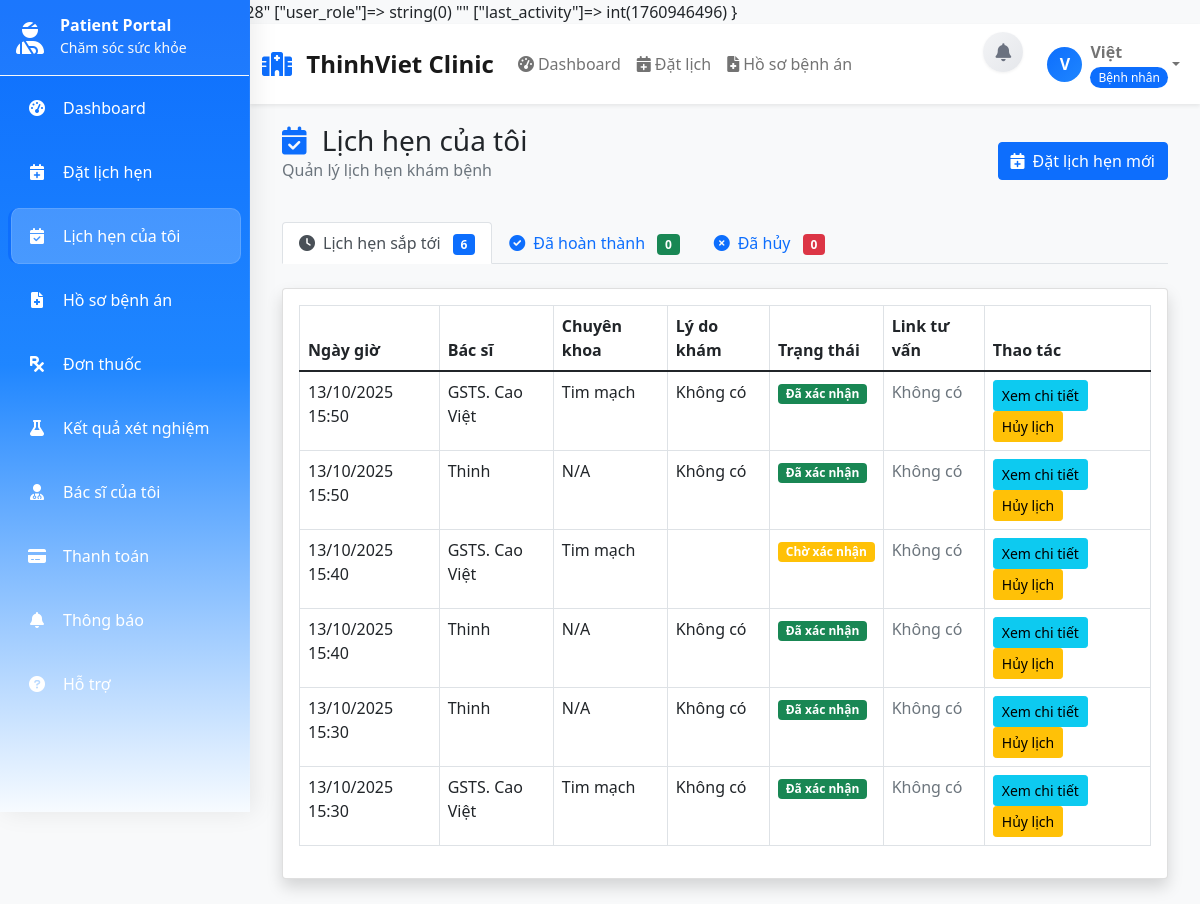
Before: /patient_appointments (signed in) with the older database file.
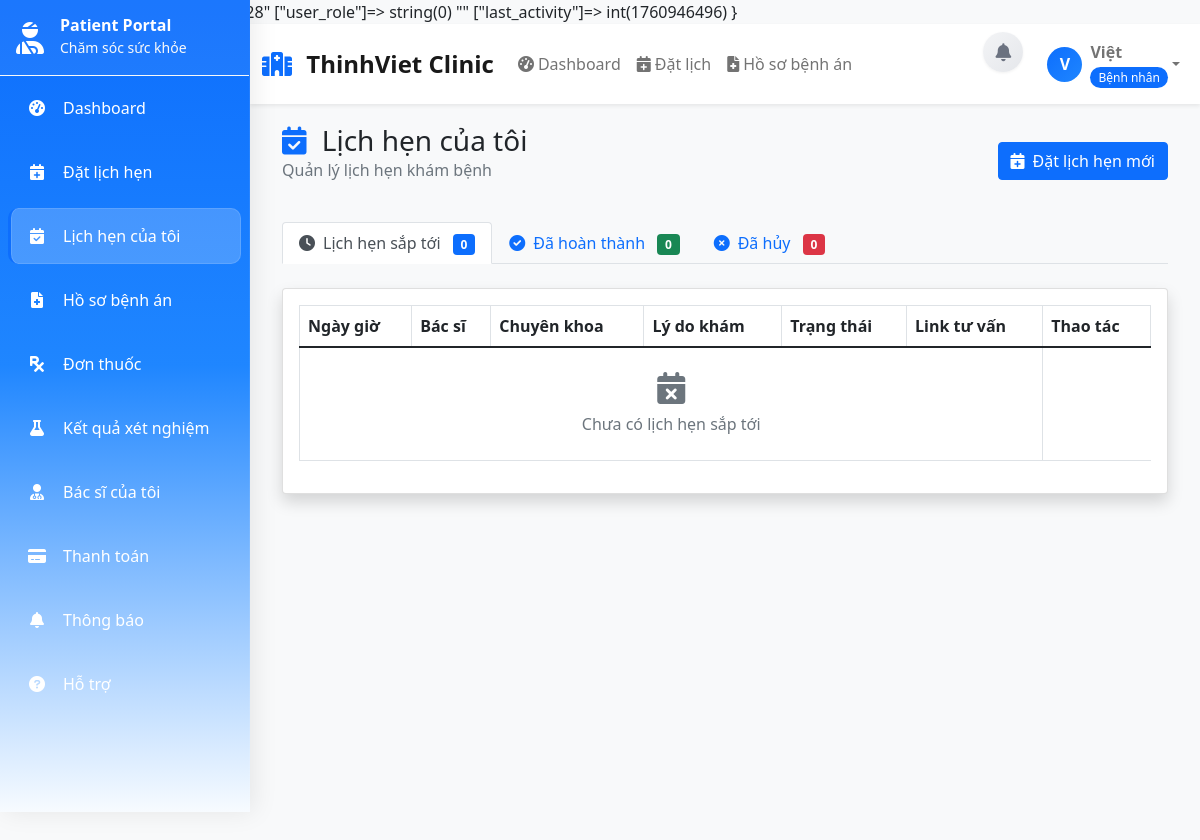
After: the same page with the newer database file.
### tables this page shows
CREATE TABLE `benh_nhan` (
  `id` int(11) NOT NULL,
  `ten` varchar(255) NOT NULL,
  `email` varchar(255) NOT NULL,
  `mat_khau` varchar(255) NOT NULL,
  `so_dien_thoai` varchar(20) DEFAULT NULL,
  `phone_verified` tinyint(1) NOT NULL DEFAULT 0,
  `bao_hiem_y_te` varchar(50) DEFAULT NULL,
  `bao_hiem_y_te_id` int(11) DEFAULT NULL,
  `ngay_sinh` date DEFAULT NULL,
  `gioi_tinh` enum('Nam','Nu','Khac') DEFAULT NULL,
  `dia_chi` text DEFAULT NULL,
  `nhom_mau` enum('A+','A-','B+','B-','AB+','AB-','O+','O-') DEFAULT NULL,
  `ngay_tao` timestamp NOT NULL DEFAULT current_timestamp(),
  `ngay_cap_nhat` timestamp NOT NULL DEFAULT current_timestamp() ON UPDATE current_timestamp(),
  `ma_benh_nhan` varchar(20) DEFAULT NULL
);

CREATE TABLE `lich_hen` (
  `id` int(11) NOT NULL,
  `benh_nhan_id` int(11) NOT NULL,
  `bac_si_id` int(11) NOT NULL,
  `ngay_hen` date NOT NULL,
  `gio_hen` time NOT NULL,
  `ly_do` text DEFAULT NULL,
  `loai_lich` enum('Tư vấn','Trực tiếp','Tại nhà','Tại viện') NOT NULL DEFAULT 'Trực tiếp',
  `dia_chi_kham` varchar(255) DEFAULT NULL,
  `link_tu_van` varchar(255) DEFAULT NULL,
  `trang_thai` enum('Chờ xác nhận','Đã xác nhận','Đang khám','Hoàn thành','Đã khám xong','hủy') DEFAULT 'Chờ xác nhận',
  `ghi_chu` text DEFAULT NULL,
  `ngay_tao` timestamp NOT NULL DEFAULT current_timestamp(),
  `ngay_cap_nhat` timestamp NOT NULL DEFAULT current_timestamp() ON UPDATE current_timestamp()
);

CREATE TABLE `bac_si` (
  `id` int(11) NOT NULL,
  `ten` varchar(255) NOT NULL,
  `email` varchar(255) NOT NULL,
  `mat_khau` varchar(255) NOT NULL,
  `so_dien_thoai` varchar(20) DEFAULT NULL,
  `chuyen_khoa_id` int(11) DEFAULT NULL,
  `chuyen_khoa` varchar(100) DEFAULT NULL,
  `so_giay_phep` varchar(50) DEFAULT NULL,
  `so_nam_kinh_nghiem` int(11) DEFAULT 0,
  `ngay_tao` timestamp NOT NULL DEFAULT current_timestamp(),
  `ngay_cap_nhat` timestamp NOT NULL DEFAULT current_timestamp() ON UPDATE current_timestamp(),
  `hinh_anh` varchar(255) DEFAULT NULL
);

### Controllers/AppointmentController.php (called while the page is built, shortened)
<?php
require_once 'Models/Appointment.php';
require_once 'Models/Patient.php';
require_once 'Controllers/AuthController.php';
class AppointmentController
{
    private $appointmentModel;
    private $auth;
    public function __construct()
    {
        $this->appointmentModel = new Appointment();
        $this->auth = new AuthController();
    }
    public function patientAppointments()
    {
        $this->auth->requireAuth('patient');
        $patientId = $_SESSION['user_id'];
        $allAppointments = $this->appointmentModel->getByPatientId($patientId) ?: [];
        $upcomingAppointments = [];
        foreach ($allAppointments as $appointment) {
            switch ($appointment['trang_thai']) {
                case 'Chờ xác nhận':
                case 'Đã xác nhận':
                    $upcomingAppointments[] = $appointment;
                    break;
            }
        }
        include 'Views/patient/appointments.php';
    }
}

### config/database.php (called while the page is built, shortened)
<?php
class Database
{
    private $host;
    private $db_name;
    private $username;
    private $password;
    public function __construct()
    {
        $this->host = $_ENV['DB_HOST'] ?? getenv('DB_HOST') ?? 'localhost';
        $this->db_name = $_ENV['DB_NAME'] ?? getenv('DB_NAME') ?? 'hospital_management';
        $this->username = $_ENV['DB_USER'] ?? getenv('DB_USER') ?? 'root';
        $this->password = $_ENV['DB_PASS'] ?? getenv('DB_PASS') ?? '';
    }
    private function loadEnvFile()
    {
        $envFile = __DIR__ . '/../.env';
    }
    public function getConnection()
    {
        $this->conn = null;
        try {
            $this->conn = new PDO("mysql:host=" . $this->host . ";dbname=" . $this->db_name, $this->username, $this->password);
            $this->conn->exec("set names utf8");
            $this->conn->setAttribute(PDO::ATTR_ERRMODE, PDO::ERRMODE_EXCEPTION);
        } catch (PDOException $exception) {
            error_log("Database connection error: " . $exception->getMessage());
            echo "Database connection failed. Please try again later.";
        }
        return $this->conn;
    }
}

### Models/User.php (called while the page is built, shortened)
<?php
require_once 'config/database.php';
class User
{
    protected $conn;
    public function __construct()
    {
        $database = new Database();
        $this->conn = $database->getConnection();
    }
    public function getConnection()
    {
        return $this->conn;
    }
}

### Models/Appointment.php (called while the page is built, shortened)
<?php
require_once 'config/database.php';
require_once 'Models/User.php';
class Appointment extends User
{
    public function getByPatientId($patientId)
    {
        try {
            $sql = "SELECT
                lh.id,
                lh.ngay_hen,
                lh.gio_hen,
                lh.ly_do,
                lh.trang_thai,
                lh.ghi_chu,
                lh.loai_lich,
                lh.dia_chi_kham,
                lh.link_tu_van,
                lh.ngay_tao,
                lh.ngay_cap_nhat,
                bs.ten as ten_bac_si,
                bs.chuyen_khoa,
                bs.hinh_anh as avatar_bac_si,
                bs.so_nam_kinh_nghiem,
                bn.ten as ten_benh_nhan,
                bn.so_dien_thoai,
                bn.gioi_tinh
            FROM lich_hen lh
            JOIN bac_si bs ON lh.bac_si_id = bs.id
            JOIN benh_nhan bn ON lh.benh_nhan_id = bn.id
            WHERE bn.id = :patient_id
            ORDER BY lh.ngay_hen DESC, lh.gio_hen DESC";
            $stmt = $this->getConnection()->prepare($sql);
            $stmt->execute([':patient_id' => $patientId]);
            $result = $stmt->fetchAll(PDO::FETCH_ASSOC);
            return $result;
        } catch (PDOException $e) {
            error_log("Appointment getByPatientId error: " . $e->getMessage());
            return [];
        }
    }
}

### Controllers/AuthController.php (called while the page is built, shortened)
<?php
require_once 'Models/Patient.php';
class AuthController
{
    private function resolveUserByFallback($uid): ?array
    {
        try {
            require_once 'config/database.php';
            $db = new Database();
            $conn = $db->getConnection();
            $stmt = $conn->prepare('SELECT * FROM le_tan WHERE id = :id');
            $stmt->execute([':id' => $uid]);
            $r = $stmt->fetch(PDO::FETCH_ASSOC) ?: null;
        } catch (Exception $e) {
        }
        try {
            $pat = new Patient();
            if (method_exists($pat, 'getById')) {
                $p = $pat->getById($uid);
                if ($p) {
                    return ['role' => 'patient', 'name' => $p['ten'] ?? '', 'email' => $p['email'] ?? ''];
                }
            }
        } catch (Exception $e) {
        }
        return null;
    }
    public function resolveCurrentUserContext(): array
    {
        static $cached;
        if ($cached !== null) return $cached;
        $cached = ['id' => null, 'role' => '', 'name' => '', 'email' => '', 'chuyen_khoa_id' => null];
        $uid = $_SESSION['user_id'] ?? null;
        $cached['id'] = (int)$uid;
        $result = $this->resolveUserByFallback($uid);
        if ($result) {
            $cached = array_merge($cached, $result);
        }
        return $cached;
    }
    private function userHasRole(string $expected): bool
    {
        $ctx = $this->resolveCurrentUserContext();
        return $ctx['role'] === $expected;
    }
    public function requireAuth($role = null)
    {
        if ($role && !$this->userHasRole($role)) {
            header("Location: ./");
            exit();
        }
    }
}

### Models/Patient.php (called while the page is built, shortened)
<?php
require_once 'Models/User.php';
class Patient extends User
{
    public function __construct()
    {
        $this->table_name = "benh_nhan";
    }
    public function getById($id)
    {
        $query = "SELECT id, ten, email, so_dien_thoai, ngay_sinh, gioi_tinh, dia_chi, nhom_mau, mat_khau, ngay_tao, ngay_cap_nhat, bao_hiem_y_te, bao_hiem_y_te_id FROM " . $this->table_name . " WHERE id = :id";
        $stmt = $this->conn->prepare($query);
        $stmt->bindParam(":id", $id);
        $stmt->execute();
        return $stmt->fetch(PDO::FETCH_ASSOC);
    }
}

### Views/layouts/socket_bootstrap.php (called while the page is built, shortened)
<?php
require_once __DIR__ . '/layout_helper.php';
$ctx = function_exists('getCurrentUserContext') ? getCurrentUserContext() : ['id' => null, 'role' => '', 'name' => ''];
?>

### Views/patient/appointments.php (the view, shortened to what the rows shown need)
<?php
$upcomingAppointments = $upcomingAppointments ?? [];
require_once 'Views/layouts/layout_helper.php';
function formatDateTime($date, $time)
{
    $dateTime = $date . ' ' . $time;
    return date('d/m/Y H:i', strtotime($dateTime));
}
function getStatusBadgeClass($status)
{
    switch ($status) {
        case 'Đã xác nhận':
            return 'bg-success';
        case 'Chờ xác nhận':
            return 'bg-warning';
    }
}
function getStatusText($status)
{
    switch ($status) {
        case 'Đã xác nhận':
            return 'Đã xác nhận';
        case 'Chờ xác nhận':
            return 'Chờ xác nhận';
    }
}
?>
<div class="container-fluid">
    <div class="d-flex justify-content-between align-items-center mb-4">
        <div>
            <h1 class="h3 mb-0 text-gray-800">
                <i class="fas fa-calendar-check text-primary me-2"></i>
                Lịch hẹn của tôi
            </h1>
        </div>
    </div>
    <div class="tab-content" id="appointmentTabContent">
        <div class="tab-pane fade show active" id="upcoming" role="tabpanel">
            <div class="card shadow">
                <div class="card-body">
                    <div class="table-responsive">
                        <table class="table table-bordered" width="100%" cellspacing="0">
                            <thead>
                                <tr>
                                    <th>Ngày giờ</th>
                                    <th>Bác sĩ</th>
                                    <th>Chuyên khoa</th>
                                    <th>Lý do khám</th>
                                    <th>Trạng thái</th>
                                    <th>Link tư vấn</th>
                                    <th>Thao tác</th>
                                </tr>
                            </thead>
                            <tbody>
                                <?php if (empty($upcomingAppointments)): ?>
                                <tr>
                                    <td colspan="6" class="text-center text-muted py-4">
                                        <i class="fas fa-calendar-times fa-2x mb-2"></i><br>
                                        Chưa có lịch hẹn sắp tới
                                    </td>
                                </tr>
                                <?php else: ?>
                                <?php foreach ($upcomingAppointments as $appointment): ?>
                                <tr>
                                    <td><?php echo formatDateTime($appointment['ngay_hen'], $appointment['gio_hen']); ?>
                                    </td>
                                    <td><?php echo htmlspecialchars($appointment['ten_bac_si'] ?? 'N/A'); ?></td>
                                    <td><?php echo htmlspecialchars($appointment['chuyen_khoa'] ?? 'N/A'); ?></td>
                                    <td><?php echo htmlspecialchars($appointment['ly_do'] ?? 'Không có'); ?></td>
                                    <td><span
                                            class="badge <?php echo getStatusBadgeClass($appointment['trang_thai']); ?>"><?php echo getStatusText($appointment['trang_thai']); ?></span>
                                    </td>
                                    <td>
                                        <?php if (!empty($appointment['link_tu_van'])): ?>
                                        <a href="<?php echo htmlspecialchars($appointment['link_tu_van']); ?>"
                                            target="_blank" class="btn btn-sm btn-success">
                                            <i class="fas fa-video me-1"></i>Tham gia tư vấn
                                        </a>
                                        <?php else: ?>
                                        <span class="text-muted">Không có</span>
                                        <?php endif; ?>
                                    </td>
                                    <td>
                                        <button class="btn btn-sm btn-info"
                                            onclick="viewAppointmentDetails(<?php echo $appointment['id']; ?>)">Xem chi
                                            tiết</button>
                                        <?php if (in_array($appointment['trang_thai'], ['Chờ xác nhận', 'Đã xác nhận'])): ?>
                                        <button class="btn btn-sm btn-warning"
                                            onclick="cancelAppointment(<?php echo $appointment['id']; ?>)">Hủy
                                            lịch</button>
                                        <?php endif; ?>
                                    </td>
                                </tr>
                                <?php endforeach; ?>
                                <?php endif; ?>
                            </tbody>
                        </table>
                    </div>
                </div>
            </div>
        </div>
    </div>
</div>
<?php
$content = ob_get_clean();
renderLayout($content, 'Lịch hẹn của tôi - Hệ thống Quản lý Bệnh viện');
?>

### Views/layouts/main_layout.php (shortened to what the rows shown need)
<?php
require_once 'Views/layouts/layout_helper.php';
$__ctx = getCurrentUserContext();
$user_role = $__ctx['role'];
$ctx = getCurrentUserContext();
$displayName = htmlspecialchars($ctx['name'] ?: 'Bệnh nhân', ENT_QUOTES, 'UTF-8');
?>
<!DOCTYPE html>
<html lang="vi">
<head>
    <?php include 'Views/layouts/socket_bootstrap.php'; ?>
    <link href="https://cdn.jsdelivr.net/npm/bootstrap@5.1.3/dist/css/bootstrap.min.css" rel="stylesheet">
    <link href="https://cdnjs.cloudflare.com/ajax/libs/font-awesome/6.0.0/css/all.min.css" rel="stylesheet">
</head>
<body>
    <?php
    var_dump($_SESSION);
    ?>
    <nav class="navbar navbar-expand-lg navbar-light bg-white shadow-sm">
        <div class="container-fluid">
            <div class="collapse navbar-collapse" id="navbarNav">
                <div class="navbar-nav">
                    <div class="nav-item dropdown">
                        <a class="nav-link dropdown-toggle d-flex align-items-center" href="#" role="button"
                            data-bs-toggle="dropdown">
                            <div class="user-avatar me-2">
                                <?php echo strtoupper(substr($ctx['name'] ?: 'U', 0, 1)); ?>
                            </div>
                            <div class="user-info">
                                <div>
                                    <div class="fw-bold"><?php echo $displayName; ?></div>
                                    <small class="text-muted">
                                        <?php
                                        $role_text = '';
                                        $role_class = '';
                                        switch ($user_role) {
                                            case 'patient':
                                                $role_text = 'Bệnh nhân';
                                                $role_class = 'role-patient';
                                                break;
                                        }
                                        ?>
                                        <span
                                            class="role-badge <?php echo $role_class; ?>"><?php echo $role_text; ?></span>
                                    </small>
                                </div>
                            </div>
                        </a>
                    </div>
                </div>
            </div>
        </div>
    </nav>
    <div class="main-content">
        <?php echo $content ?? ''; ?>
    </div>
</body>
</html>

Changed rows visible on the page:
removed lich_hen: ngay_hen+gio_hen "13/10/2025 15:50", bac_si.ten "GSTS. Cao Việt", bac_si.chuyen_khoa "Tim mạch", ly_do "Không có", trang_thai "Đã xác nhận"
removed lich_hen: ngay_hen+gio_hen "13/10/2025 15:50", bac_si.ten "Thinh", bac_si.chuyen_khoa "N/A", ly_do "Không có", trang_thai "Đã xác nhận"
removed lich_hen: ngay_hen+gio_hen "13/10/2025 15:40", bac_si.ten "GSTS. Cao Việt", bac_si.chuyen_khoa "Tim mạch", trang_thai "Chờ xác nhận", link_tu_van "Không có"
removed lich_hen: ngay_hen+gio_hen "13/10/2025 15:40", bac_si.ten "Thinh", bac_si.chuyen_khoa "N/A", ly_do "Không có", trang_thai "Đã xác nhận"
removed lich_hen: ngay_hen+gio_hen "13/10/2025 15:30", bac_si.ten "Thinh", bac_si.chuyen_khoa "N/A", ly_do "Không có", trang_thai "Đã xác nhận"
removed lich_hen: ngay_hen+gio_hen "13/10/2025 15:30", bac_si.ten "GSTS. Cao Việt", bac_si.chuyen_khoa "Tim mạch", ly_do "Không có", trang_thai "Đã xác nhận"
Other visible differences:
count($upcomingAppointments): "6" → "0"
text now shown: "Chưa có lịch hẹn sắp tới"
